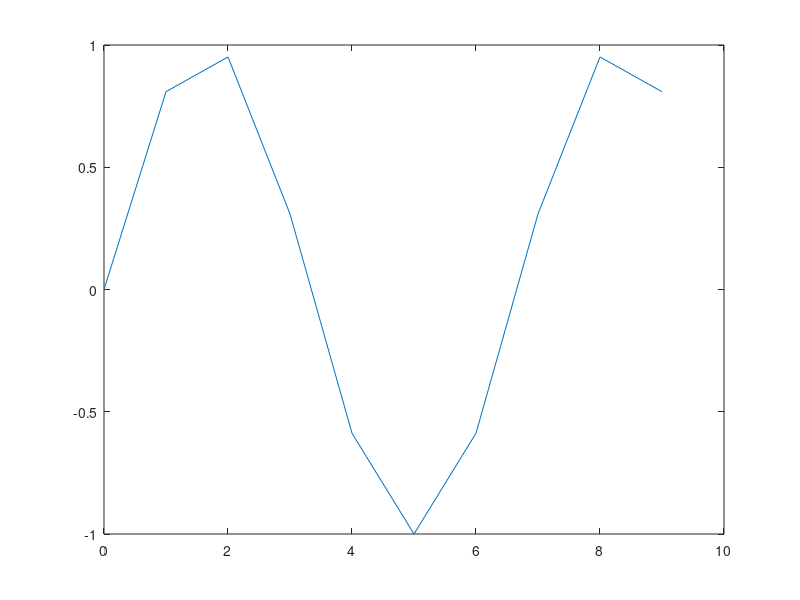

The MATLAB script that drew this image: (Note: this script raises an error after producing the figure.)
%x = [0.1:0.1:0.3 1:3];
%y = sin( x );
%xi = linspace(0,3,200); 
x=[0:9];
%y=0.5*x.^3 +1.76*x.^2 -2*x +1;
y = sin(0.3*pi*x)
xi=[1.1:1.5:8];
figure(1);
plot(x,y);

'linear interpolation:'
yi = interp1(x,y,xi,'linear')

'Piecewise parabolic:'
[yi,yxi,yxxi] = ppinterp(x,y,xi)
'Cubic:'
%yi = interp1(x,y,xi,'cubic')
[yi,yxi,yxxi] = pcinterp(x,y,xi)
%{
figure(1)
plot(x,y,'o',xi,yi,'r-'), box on, grid on
xlabel('x')
ylabel('y(x)')
title('Piecewise Parabolic Interpolation test')
legend('exact','ppinterp')
%}
